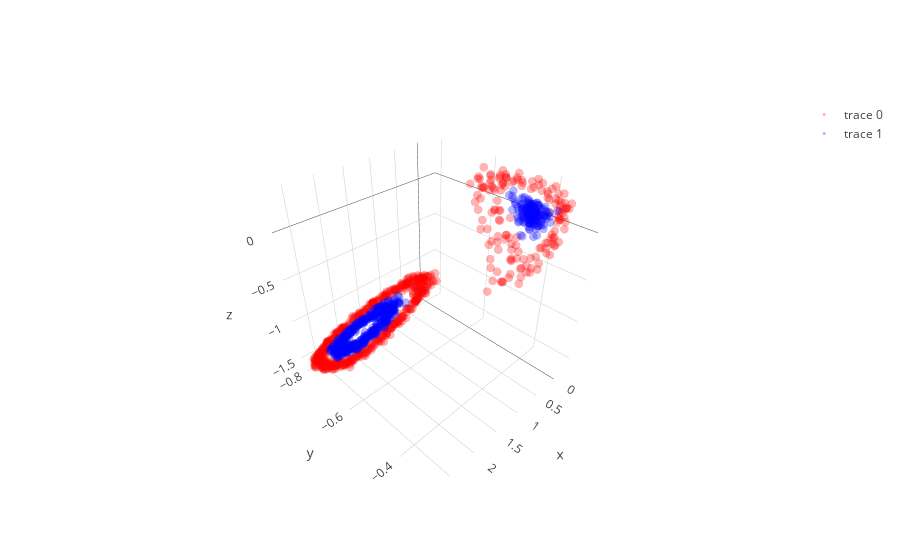
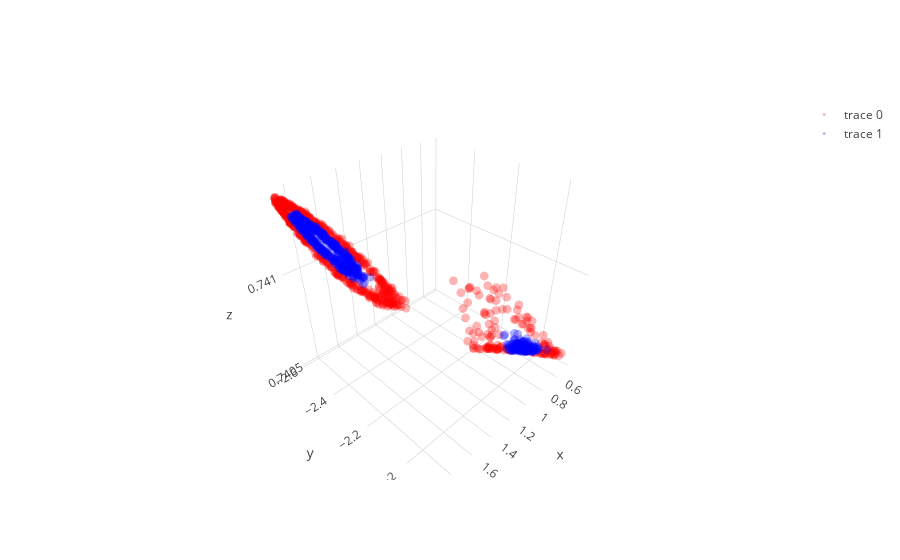
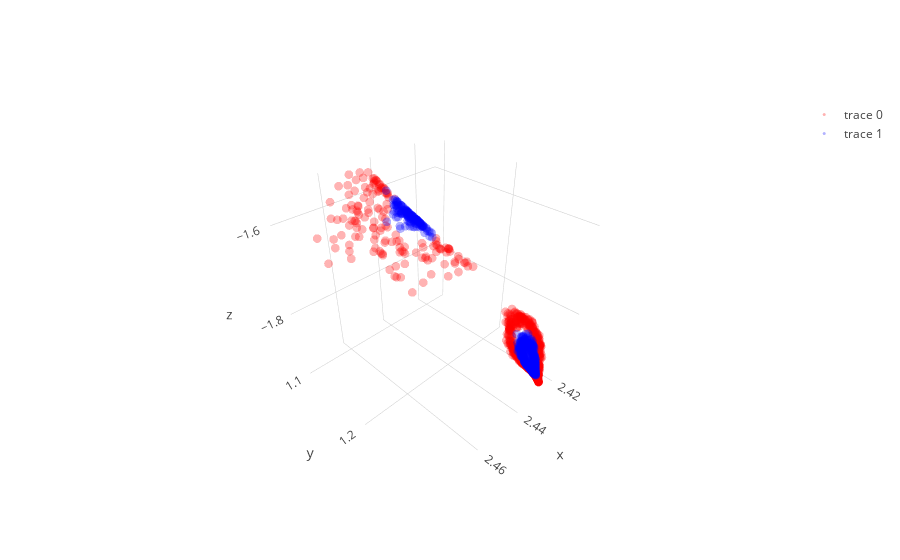

Notebook source saved alongside these figures, in order:
### Code cell
layer1,layer1_var = l1.feed_non(X)
layer2,layer2_var = l2.feed_non(layer1)
layer3,layer3_var = l3.feed_non(layer2)
layer4,layer4_var = l4.feed_linear(layer3)

show_3D(layer1)  
show_3D(layer2)    
show_3D(layer3)   

plt.figure(figsize=(8,6))
plt.scatter(layer4[y==0, 0], np.zeros((len(dsad)//2,1)), color='red',  alpha=0.1)
plt.scatter(layer4[y==1, 0], np.zeros((len(dsad)//2,1)), color='blue', alpha=0.1)
plt.show()

### Figure 1 — Plotly figure (JSON) as saved in the notebook; plotly's stock layout.template omitted (floating-point values rounded to 4 significant figures; data arrays with more than 128 entries replaced by an {"elided": "..."} marker saying what was removed)
{"data": [{"line": {"color": "red", "width": 0.5}, "marker": {"opacity": 0.3, "size": 3}, "mode": "markers", "type": "scatter3d", "uid": "2a194d13-3241-42a7-8c71-0538b42f17c6", "x": {"elided": "650 float values"}, "y": {"elided": "650 float values"}, "z": {"elided": "650 float values"}}, {"line": {"color": "blue", "width": 0.5}, "marker": {"opacity": 0.3, "size": 3}, "mode": "markers", "type": "scatter3d", "uid": "d03bef5e-6c8e-4ff3-b7b6-abe1166ad05e", "x": {"elided": "650 float values"}, "y": {"elided": "650 float values"}, "z": {"elided": "650 float values"}}], "layout": {}}

### Figure 2 — Plotly figure (JSON) as saved in the notebook; plotly's stock layout.template omitted (floating-point values rounded to 4 significant figures; data arrays with more than 128 entries replaced by an {"elided": "..."} marker saying what was removed)
{"data": [{"line": {"color": "red", "width": 0.5}, "marker": {"opacity": 0.3, "size": 3}, "mode": "markers", "type": "scatter3d", "uid": "f7172f6e-f488-4a0b-9a6f-defb5d6c1f4b", "x": {"elided": "650 float values"}, "y": {"elided": "650 float values"}, "z": {"elided": "650 float values"}}, {"line": {"color": "blue", "width": 0.5}, "marker": {"opacity": 0.3, "size": 3}, "mode": "markers", "type": "scatter3d", "uid": "00f6297f-13b5-4657-8bf6-8b120d2cefce", "x": {"elided": "650 float values"}, "y": {"elided": "650 float values"}, "z": {"elided": "650 float values"}}], "layout": {}}

### Figure 3 — Plotly figure (JSON) as saved in the notebook; plotly's stock layout.template omitted (floating-point values rounded to 4 significant figures; data arrays with more than 128 entries replaced by an {"elided": "..."} marker saying what was removed)
{"data": [{"line": {"color": "red", "width": 0.5}, "marker": {"opacity": 0.3, "size": 3}, "mode": "markers", "type": "scatter3d", "uid": "d76786fc-8925-4619-ac83-1e4bd324c872", "x": {"elided": "650 float values"}, "y": {"elided": "650 float values"}, "z": {"elided": "650 float values"}}, {"line": {"color": "blue", "width": 0.5}, "marker": {"opacity": 0.3, "size": 3}, "mode": "markers", "type": "scatter3d", "uid": "d49c4c64-6d53-4828-8d1c-c9ec9bc13659", "x": {"elided": "650 float values"}, "y": {"elided": "650 float values"}, "z": {"elided": "650 float values"}}], "layout": {}}
